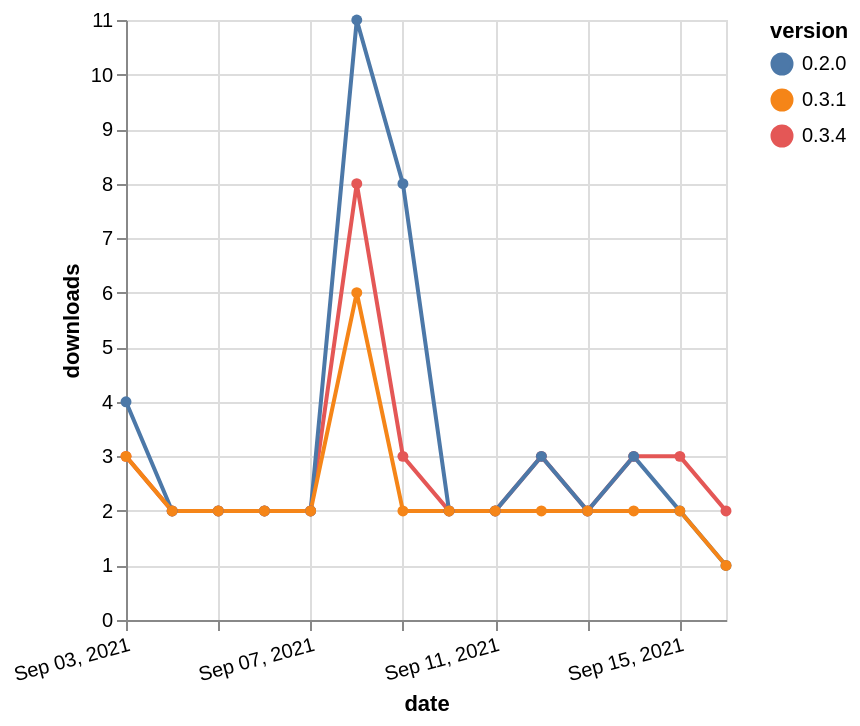

The Vega-Lite source for this figure:
### Vega-Lite specification from a JSON file in a GitHub repository (floating-point values rounded to 4 significant figures)
{"$schema": "https://vega.github.io/schema/vega-lite/v5.json", "description": "A simple bar chart with embedded data.", "data": {"values": [{"date": "2021-09-03", "total": 3165, "delta": 3, "version": "0.3.4"}, {"date": "2021-09-04", "total": 3167, "delta": 2, "version": "0.3.4"}, {"date": "2021-09-05", "total": 3169, "delta": 2, "version": "0.3.4"}, {"date": "2021-09-06", "total": 3171, "delta": 2, "version": "0.3.4"}, {"date": "2021-09-07", "total": 3173, "delta": 2, "version": "0.3.4"}, {"date": "2021-09-08", "total": 3181, "delta": 8, "version": "0.3.4"}, {"date": "2021-09-09", "total": 3184, "delta": 3, "version": "0.3.4"}, {"date": "2021-09-10", "total": 3186, "delta": 2, "version": "0.3.4"}, {"date": "2021-09-11", "total": 3188, "delta": 2, "version": "0.3.4"}, {"date": "2021-09-12", "total": 3191, "delta": 3, "version": "0.3.4"}, {"date": "2021-09-13", "total": 3193, "delta": 2, "version": "0.3.4"}, {"date": "2021-09-14", "total": 3196, "delta": 3, "version": "0.3.4"}, {"date": "2021-09-15", "total": 3199, "delta": 3, "version": "0.3.4"}, {"date": "2021-09-16", "total": 3201, "delta": 2, "version": "0.3.4"}, {"date": "2021-09-03", "total": 5493, "delta": 4, "version": "0.2.0"}, {"date": "2021-09-04", "total": 5495, "delta": 2, "version": "0.2.0"}, {"date": "2021-09-05", "total": 5497, "delta": 2, "version": "0.2.0"}, {"date": "2021-09-06", "total": 5499, "delta": 2, "version": "0.2.0"}, {"date": "2021-09-07", "total": 5501, "delta": 2, "version": "0.2.0"}, {"date": "2021-09-08", "total": 5512, "delta": 11, "version": "0.2.0"}, {"date": "2021-09-09", "total": 5520, "delta": 8, "version": "0.2.0"}, {"date": "2021-09-10", "total": 5522, "delta": 2, "version": "0.2.0"}, {"date": "2021-09-11", "total": 5524, "delta": 2, "version": "0.2.0"}, {"date": "2021-09-12", "total": 5527, "delta": 3, "version": "0.2.0"}, {"date": "2021-09-13", "total": 5529, "delta": 2, "version": "0.2.0"}, {"date": "2021-09-14", "total": 5532, "delta": 3, "version": "0.2.0"}, {"date": "2021-09-15", "total": 5534, "delta": 2, "version": "0.2.0"}, {"date": "2021-09-16", "total": 5535, "delta": 1, "version": "0.2.0"}, {"date": "2021-09-03", "total": 2350, "delta": 3, "version": "0.3.1"}, {"date": "2021-09-04", "total": 2352, "delta": 2, "version": "0.3.1"}, {"date": "2021-09-05", "total": 2354, "delta": 2, "version": "0.3.1"}, {"date": "2021-09-06", "total": 2356, "delta": 2, "version": "0.3.1"}, {"date": "2021-09-07", "total": 2358, "delta": 2, "version": "0.3.1"}, {"date": "2021-09-08", "total": 2364, "delta": 6, "version": "0.3.1"}, {"date": "2021-09-09", "total": 2366, "delta": 2, "version": "0.3.1"}, {"date": "2021-09-10", "total": 2368, "delta": 2, "version": "0.3.1"}, {"date": "2021-09-11", "total": 2370, "delta": 2, "version": "0.3.1"}, {"date": "2021-09-12", "total": 2372, "delta": 2, "version": "0.3.1"}, {"date": "2021-09-13", "total": 2374, "delta": 2, "version": "0.3.1"}, {"date": "2021-09-14", "total": 2376, "delta": 2, "version": "0.3.1"}, {"date": "2021-09-15", "total": 2378, "delta": 2, "version": "0.3.1"}, {"date": "2021-09-16", "total": 2379, "delta": 1, "version": "0.3.1"}]}, "width": "container", "mark": {"type": "line", "point": {"filled": true}}, "encoding": {"x": {"field": "date", "type": "temporal", "timeUnit": "yearmonthdate", "title": "date", "axis": {"labelAngle": -15}}, "y": {"field": "delta", "type": "quantitative", "title": "downloads"}, "color": {"field": "version", "type": "nominal"}, "tooltip": {"field": "delta"}}}
